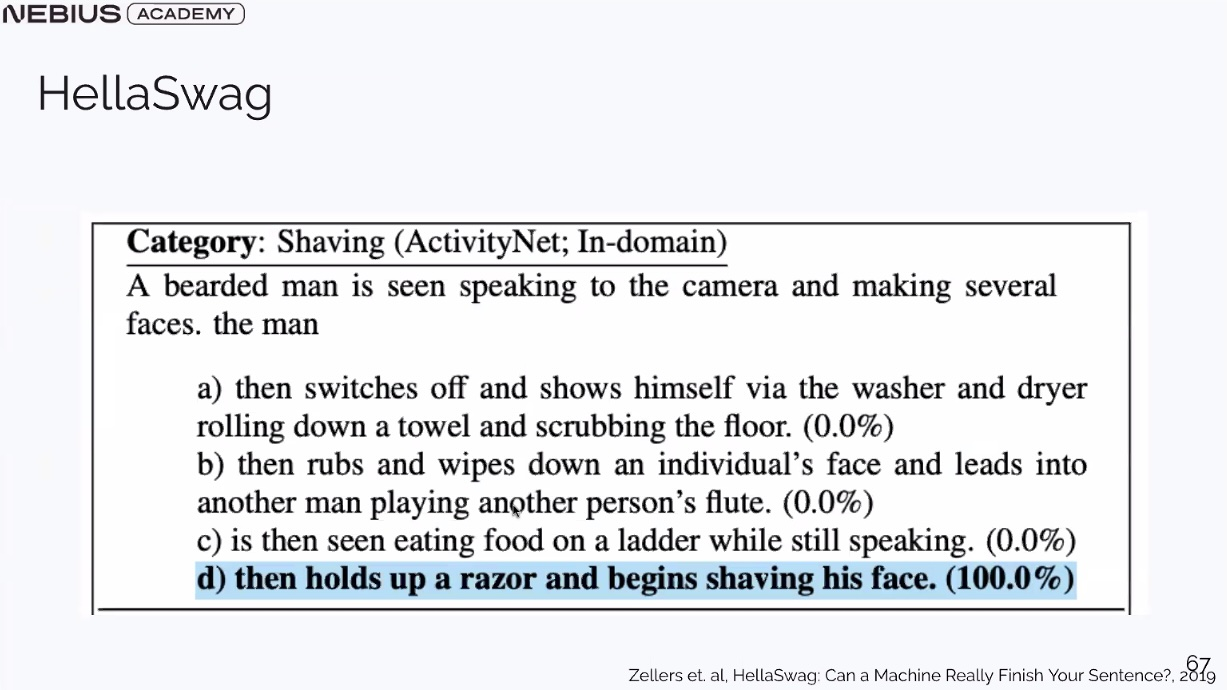
#> input picture 1_From_AI_model_to_AI_product/images/eval_bench/slide_100.jpg, 1227 x 690 px
$ python -i reorder_slides_by_pagenum.py   (imports and definitions only)
#> lines starting #> are read from the running program, lines starting #| are printed output that depends on the picture
import os
import re
import subprocess
import tempfile
import sys
from PIL import Image

def get_slide_number(image_path):
    """
    Extract the slide number from the bottom right corner of the image using OCR.
    """
    try:
        img = Image.open(image_path)
#> img is the input picture: PIL image 1227x690 RGB; mean R, G, B 232, 233.4, 236.4
        w, h = img.size
#> w = 1227; h = 690

        # Generous bottom-right crop to ensure we catch most varied slide numbers
        crop_w, crop_h = int(w * 0.25), int(h * 0.2)
#> crop_w = 306; crop_h = 138
        crop_left = w - crop_w
#> crop_left = 921
        crop_top = h - crop_h
#> crop_top = 552
        crop = img.crop((crop_left, crop_top, w, h))
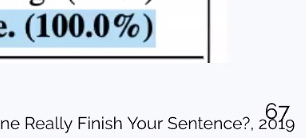
#> crop: PIL image 306x138 RGB; mean R, G, B 225.6, 230.1, 235.7

        with tempfile.NamedTemporaryFile(suffix='.png', delete=True) as tmp:
            # 2x upscale is often optimal for Tesseract
            crop = crop.resize((crop.width * 2, crop.height * 2), Image.Resampling.LANCZOS)
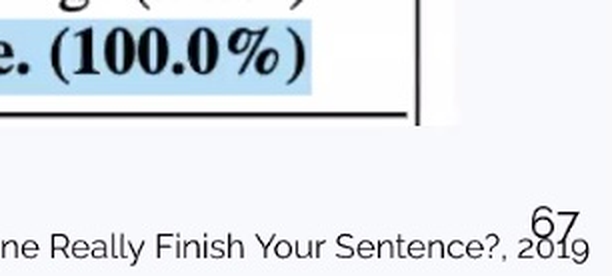
#> crop: PIL image 612x276 RGB; mean R, G, B 225.5, 230, 235.4
            crop.save(tmp.name)

            # Use TSV output to get positional data
            cmd = ['tesseract', tmp.name, 'stdout', '--psm', '6', 'tsv']
#> (the run stopped early here; a loop or call above may not have finished)

$ run again, on 1_From_AI_model_to_AI_product/images/eval_bench/slide_102.jpg
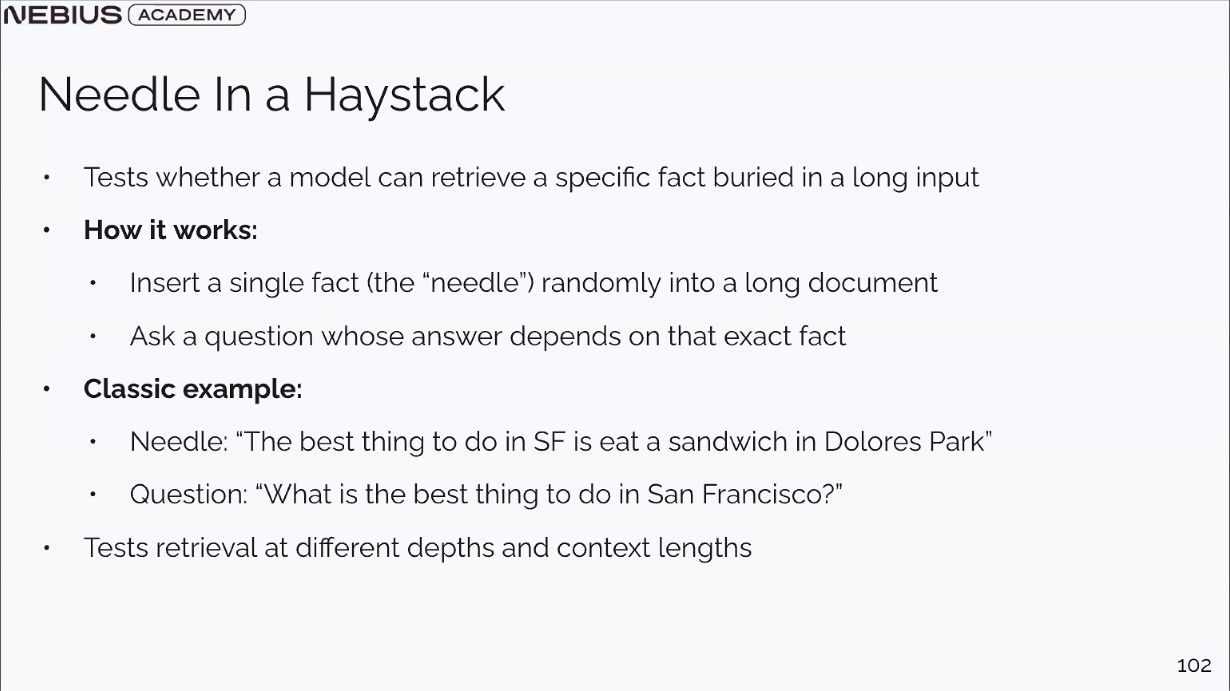
#> input picture 1_From_AI_model_to_AI_product/images/eval_bench/slide_102.jpg, 1230 x 691 px
#> in get_slide_number, img is the input picture: PIL image 1230x691 RGB; mean R, G, B 240.8, 241.1, 243.7
#> in get_slide_number, `crop = img.crop((crop_left, crop_top, w, h))`:
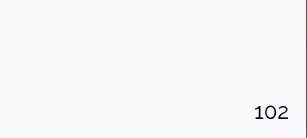
#> crop: PIL image 307x138 RGB; mean R, G, B 247.7, 247.7, 247.9
